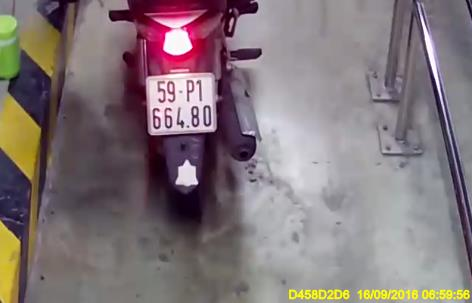
#> input picture test_img/0000_00532_b.jpg, 472 x 303 px
$ python -i license_plate_utils.py   (imports and definitions only)
#> lines starting #> are read from the running program, lines starting #| are printed output that depends on the picture; after the words box and inside, x2 and y2 are one past the last pixel; in counts of white or black regions, pixels touching at a corner belong together
#> further down, picture is the input picture: shape (303, 472, 3); mean B, G, R 121.1, 118.2, 130.8
import cv2
import math
import numpy as np
import matplotlib.pyplot as plt
from typing import List, Tuple, Any, Union

# --- HÀM TRỢ GIÚP (HELPER FUNCTION) ---

# [24 lines left out: function _create_debug_plot, not called in this run]

# --- CÁC HÀM TIỆN ÍCH CHÍNH ---

def normalize_plate(image: np.ndarray, width: int = 190, height: int = 140, debug: bool = False) -> Tuple[np.ndarray, Union[np.ndarray, None]]:
    """
    Cố gắng làm phẳng ảnh biển số bằng Perspective Transform.
    Nếu thất bại, trả về ảnh gốc đã được resize.
    """
#> called with width = 190, height = 140, debug = False
    warped_image = cv2.resize(image, (width, height))
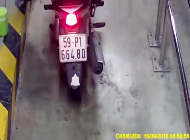
#> warped_image: shape (140, 190, 3); mean B, G, R 121, 118.1, 130.7
    debug_steps = {'images': [], 'titles': []}

    if debug:
        debug_steps['images'].append(cv2.cvtColor(image, cv2.COLOR_BGR2RGB))
        debug_steps['titles'].append('1. Original Cropped')

    gray = cv2.cvtColor(image, cv2.COLOR_BGR2GRAY)
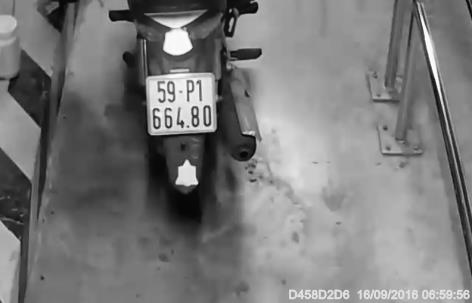
#> gray: shape (303, 472); min 3, max 255, mean 122.3
    blurred = cv2.GaussianBlur(gray, (5, 5), 0)
    canny_edges = cv2.Canny(blurred, 100, 200)
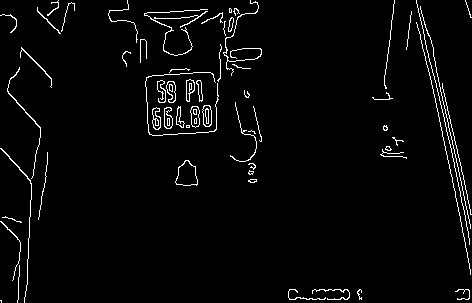
#> canny_edges: shape (303, 472); 3% white in thin lines or dots
    dilated_edges = cv2.dilate(canny_edges, cv2.getStructuringElement(cv2.MORPH_RECT, (3, 3)))
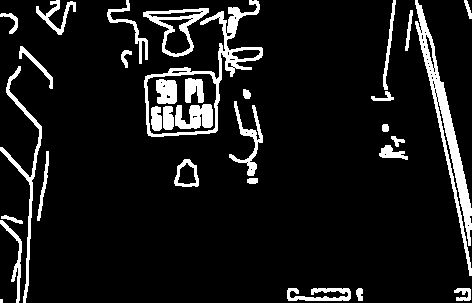
#> dilated_edges: shape (303, 472); 9.6% white; 32 white regions (1 under 20 px)

    if debug:
        debug_steps['images'].extend([gray, canny_edges, dilated_edges])
        debug_steps['titles'].extend(['2. Grayscale', '3. Canny', '4. Dilated'])

    contours, _ = cv2.findContours(dilated_edges, cv2.RETR_EXTERNAL, cv2.CHAIN_APPROX_SIMPLE)
#> contours = 27 contours, 1 with area under 20; largest, box (x1, y1, x2, y2) and area: (144, 0, 263, 137) 5784, (415, 0, 472, 276) 2504, (143, 8, 209, 57) 1536, (0, 66, 42, 303) 788, (174, 159, 199, 187) 490

    if contours:
        largest_contour = max(contours, key=cv2.contourArea)
#> largest_contour = contour of 258 points, box (x1, y1, x2, y2) (144, 0, 263, 137), area 5784
        peri = cv2.arcLength(largest_contour, True)
#> peri = 795.9
        approx = cv2.approxPolyDP(largest_contour, 0.02 * peri, True)
#> approx = contour of 14 points, box (x1, y1, x2, y2) (145, 1, 262, 136), area 5452

        if len(approx) == 4:
            pts = approx.reshape(4, 2)
            rect = np.zeros((4, 2), dtype="float32")
            s = pts.sum(axis=1)
            rect[0] = pts[np.argmin(s)]
            rect[2] = pts[np.argmax(s)]
            diff = np.diff(pts, axis=1)
            rect[1] = pts[np.argmin(diff)]
            rect[3] = pts[np.argmax(diff)]

            dst = np.array([[0, 0], [width - 1, 0], [width - 1, height - 1], [0, height - 1]], dtype="float32")
            M = cv2.getPerspectiveTransform(rect, dst)
            warped_image = cv2.warpPerspective(image, M, (width, height))

    if debug:
        debug_steps['images'].append(cv2.cvtColor(warped_image, cv2.COLOR_BGR2RGB))
        debug_steps['titles'].append('5. Final Result')
        debug_image = _create_debug_plot(debug_steps['images'], debug_steps['titles'], 'Normalization Steps', (2, 4))
        return warped_image, debug_image

    return warped_image, None

# [82 lines left out: function segment_characters, not called in this run]

>>> import cv2
>>> picture = cv2.imread('test_img/0000_00532_b.jpg')
>>> result = normalize_plate(picture)

$ run again, on test_img/0000_02187_b.jpg
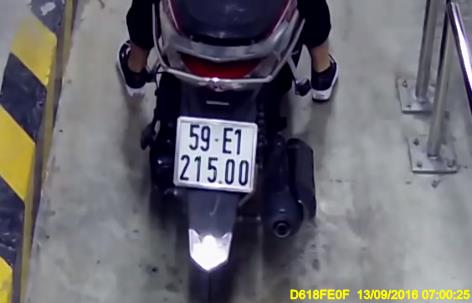
#> input picture test_img/0000_02187_b.jpg, 472 x 303 px
#> picture is the input picture: shape (303, 472, 3); mean B, G, R 109.7, 103, 104.4
#> in normalize_plate, `canny_edges = cv2.Canny(blurred, 100, 200)`:
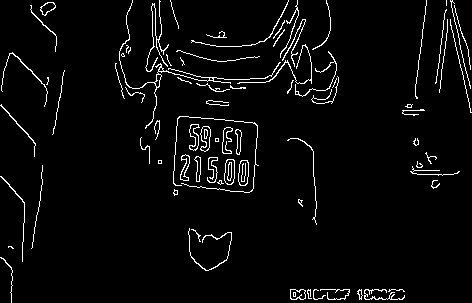
#> canny_edges: shape (303, 472); 3.8% white in thin lines or dots
#> dilated_edges: shape (303, 472); 12% white; 39 white regions
#> contours = 33 contours, 1 with area under 20; largest, box (x1, y1, x2, y2) and area: (172, 115, 260, 194) 5898, (114, 0, 340, 141) 5536, (187, 227, 233, 272) 1398, (434, 0, 472, 114) 1234, (289, 288, 351, 301) 682
#> largest_contour = contour of 62 points, box (x1, y1, x2, y2) (172, 115, 260, 194), area 5898
#> peri = 315.5
#> approx = [[178, 115], [172, 184], [252, 192], [258, 124]]
#> s = [293, 356, 444, 382]
#> diff = [-63, 12, -60, -134]
#> in normalize_plate, `warped_image = cv2.warpPerspective(image, M, (width, height))`:
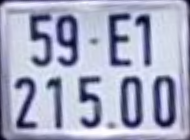
#> warped_image: shape (140, 190, 3); mean B, G, R 194.6, 169.3, 165.6

$ run again, on test_img/0000_05696_b.jpg
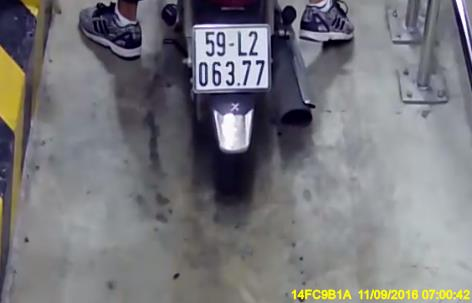
#> input picture test_img/0000_05696_b.jpg, 472 x 303 px
#> picture is the input picture: shape (303, 472, 3); mean B, G, R 123.2, 118.6, 118.9
#> in normalize_plate, `canny_edges = cv2.Canny(blurred, 100, 200)`:
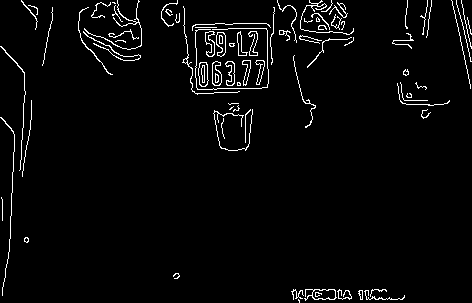
#> canny_edges: shape (303, 472); 3.2% white in thin lines or dots
#> in normalize_plate, `dilated_edges = cv2.dilate(canny_edges, cv2.getStructuringElement(cv2...`:
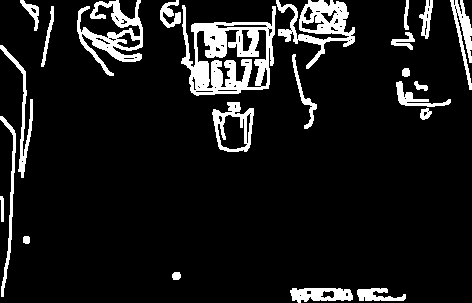
#> dilated_edges: shape (303, 472); 10.1% white; 23 white regions
#> contours = 23 contours; largest, box (x1, y1, x2, y2) and area: (181, 5, 276, 96) 5640, (276, 0, 355, 69) 2031, (77, 0, 143, 76) 1825, (212, 102, 254, 152) 1467, (290, 288, 353, 303) 672
#> largest_contour = contour of 133 points, box (x1, y1, x2, y2) (181, 5, 276, 96), area 5640
#> peri = 536.8
#> approx = [[182, 5], [191, 92], [268, 88], [275, 6], [271, 26], [192, 24], [193, 67]]

$ run again, on test_img/0000_06886_b.jpg
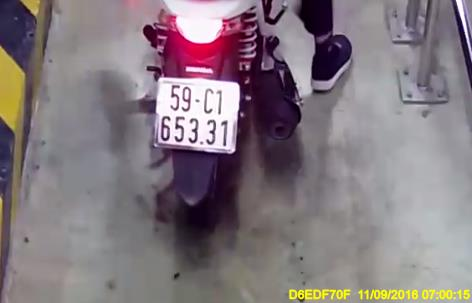
#> input picture test_img/0000_06886_b.jpg, 472 x 303 px
#> picture is the input picture: shape (303, 472, 3); mean B, G, R 127.4, 121.7, 132.3
#> in normalize_plate, `canny_edges = cv2.Canny(blurred, 100, 200)`:
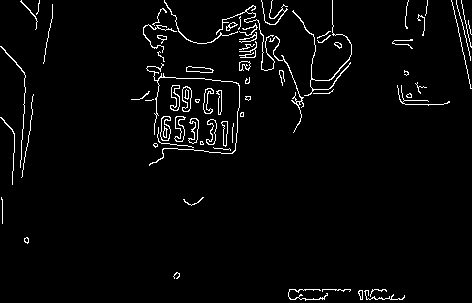
#> canny_edges: shape (303, 472); 3% white in thin lines or dots
#> in normalize_plate, `dilated_edges = cv2.dilate(canny_edges, cv2.getStructuringElement(cv2...`:
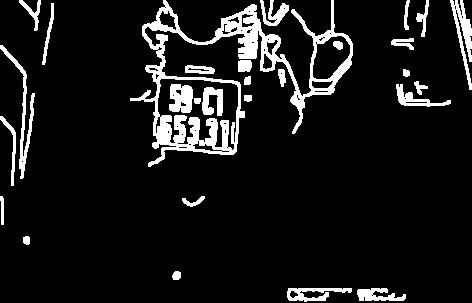
#> dilated_edges: shape (303, 472); 9.5% white; 28 white regions
#> contours = 24 contours; largest, box (x1, y1, x2, y2) and area: (130, 0, 353, 167) 11904, (450, 0, 472, 90) 562, (0, 45, 35, 179) 546, (287, 288, 352, 302) 391, (396, 84, 451, 107) 358
#> largest_contour = contour of 665 points, box (x1, y1, x2, y2) (130, 0, 353, 167), area 11904
#> peri = 1785.9
#> approx = contour of 11 points, box (x1, y1, x2, y2) (147, 0, 334, 167), area 9994
